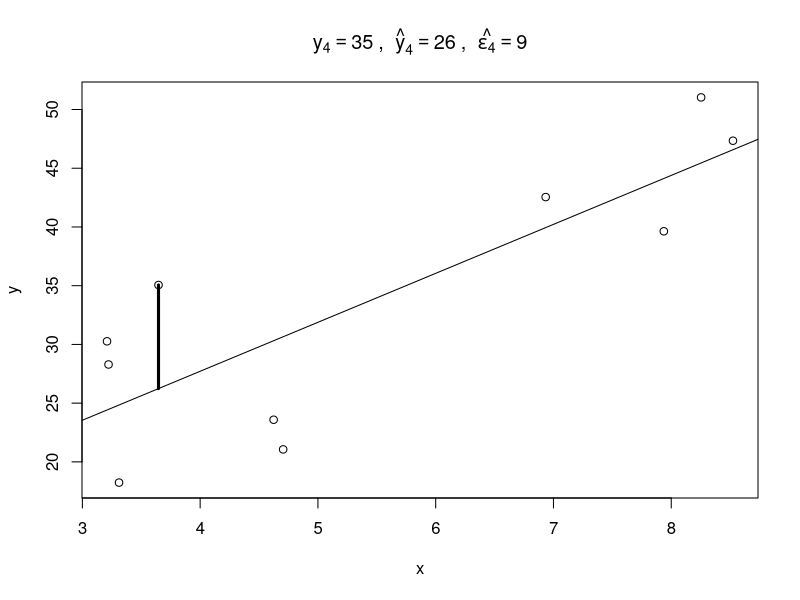

Generate this figure with R:
## ---- chunk 1
set.seed(20191001)
n <- 10
x <- sort(runif(n, min=1, max=10))
y <- 5 * x + 3 + rnorm(n, sd=6)
mod <- lm(y~x)

i <- 4
x[i]
c(y[i], predict(mod)[i])

y_i <- round(y[i])
yhat_i <- round(predict(mod)[i])
epsilon_i <- y_i - yhat_i

plot(x, y, main=bquote(y[.(i)] == .(y_i) ~ ", " ~ hat(y)[.(i)] == .(yhat_i) ~ ", " ~ hat(epsilon[.(i)]) == .(epsilon_i)))
abline(mod)
lines(x=c(x[i], x[i]), y=c(y[i], predict(mod)[i]), col=1, lwd=3)
